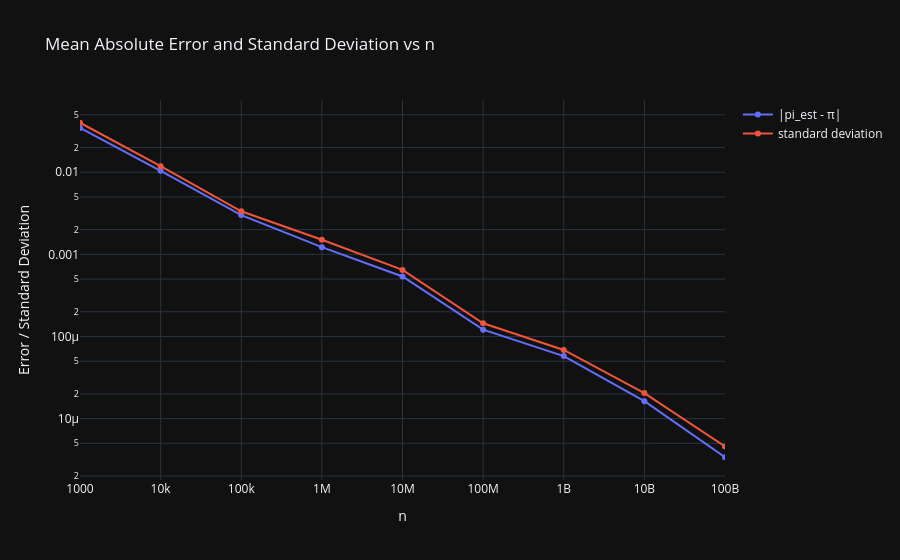

Notebook cell for this chart:
### Code cell
fig_err_std = go.Figure()
fig_err_std.add_trace(go.Scatter(
    x=n_vals, y=mean_abs_error, mode='lines+markers', name='|pi_est - π|'
))
fig_err_std.add_trace(go.Scatter(
    x=n_vals, y=std_vals, mode='lines+markers', name='standard deviation'
))

fig_err_std.update_xaxes(type='log', title='n', range=[3,11])
fig_err_std.update_yaxes(type='log', title='Error / Standard Deviation')
fig_err_std.update_layout(
    title='Mean Absolute Error and Standard Deviation vs n',
    template='plotly_dark'
)
fig_err_std.show()

### Figure 1 — Plotly figure (JSON) as saved in the notebook; plotly's stock layout.template omitted (floating-point values rounded to 4 significant figures)
{"data": [{"mode": "lines+markers", "name": "|pi_est - π|", "type": "scatter", "x": [1000, 10000, 100000, 1000000, 10000000, 100000000, 1000000000, 10000000000, 100000000000], "y": [0.03456, 0.0104, 0.003008, 0.001224, 0.0005376, 0.0001211, 5.775e-05, 1.629e-05, 3.386e-06]}, {"mode": "lines+markers", "name": "standard deviation", "type": "scatter", "x": [1000, 10000, 100000, 1000000, 10000000, 100000000, 1000000000, 10000000000, 100000000000], "y": [0.04003, 0.01185, 0.003345, 0.001504, 0.0006464, 0.0001447, 6.852e-05, 2.047e-05, 4.586e-06]}], "layout": {"title": {"text": "Mean Absolute Error and Standard Deviation vs n"}, "xaxis": {"range": [3, 11], "title": {"text": "n"}, "type": "log"}, "yaxis": {"title": {"text": "Error / Standard Deviation"}, "type": "log"}}}
